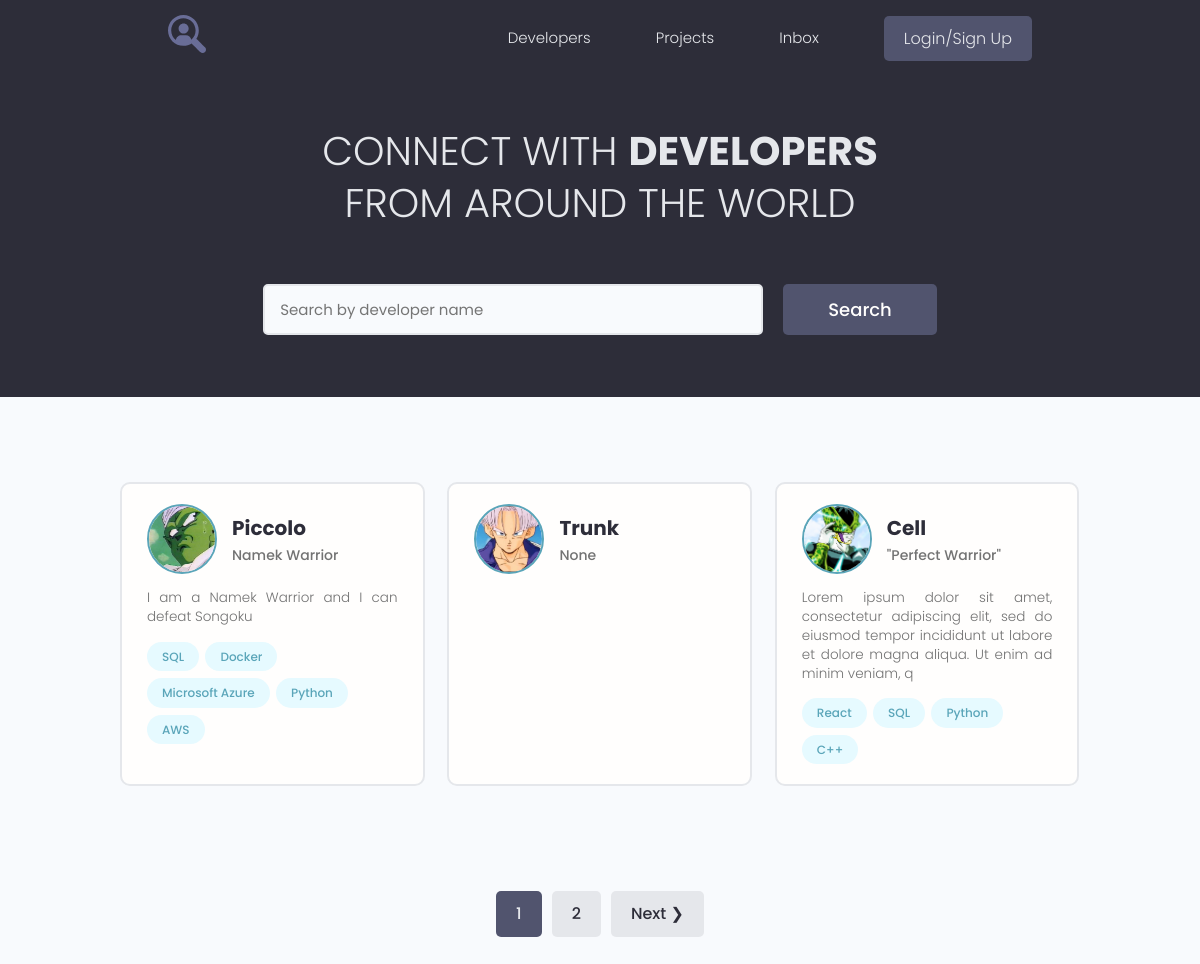
The page / on the database its author committed.
### users/models.py (models this page shows, shortened)
class Profile(models.Model):
    user = models.OneToOneField(
        User, on_delete=models.CASCADE, null=True, blank=True)
    name = models.CharField(max_length=200, blank=True, null=True)
    email = models.EmailField(max_length=500, blank=True, null=True)
    username = models.CharField(max_length=200, blank=True, null=True)
    location = models.CharField(max_length=200, blank=True, null=True)
    short_intro = models.CharField(max_length=200, blank=True, null=True)
    bio = models.TextField(blank=True, null=True)
    profile_image = models.ImageField(
        null=True, blank=True, upload_to='profiles/', default='profiles/default-avatar.jpg')
    social_github = models.CharField(max_length=200, blank=True, null=True)
    social_stackoverflow = models.CharField(max_length=200, blank=True, null=True)
    social_twitter = models.CharField(max_length=200, blank=True, null=True)
    social_linkedin = models.CharField(max_length=200, blank=True, null=True)
    social_youtube = models.CharField(max_length=200, blank=True, null=True)
    social_website = models.CharField(max_length=200, blank=True, null=True)
    created = models.DateTimeField(auto_now_add=True)
    id = models.UUIDField(default=uuid.uuid4, unique=True,
                          primary_key=True, editable=False)

class Skill(models.Model):
    owner = models.ForeignKey(
        Profile, on_delete=models.CASCADE, null=True, blank=True)
    name = models.CharField(max_length=200, blank=True, null=True)
    description = models.TextField(blank=True, null=True)
    created = models.DateTimeField(auto_now_add=True)
    id = models.UUIDField(default=uuid.uuid4, unique=True,
                          primary_key=True, editable=False)
    def __str__(self):
        return str(self.name)

### users/views.py (the view)
# urls.py: path('', views.profiles, name="profiles"),
def profiles(request):
    profiles, search_query = searchProjects(request)
    custom_range, profiles = paginateProfiles(request, profiles, 3)
    context = {'profiles': profiles,
               'search_query': search_query,
               'custom_range': custom_range}
    return render(request, 'users/profiles.html', context)

### users/utils.py (called while the page is built)
def paginateProfiles(request, profile_objects, results):
    page = request.GET.get('page')
    paginator = Paginator(profile_objects, results)
    try:
        profiles = paginator.page(page)
    except PageNotAnInteger:
        page = 1
        profiles = paginator.page(page)
    except EmptyPage:
        page = paginator.num_pages
        profiles = paginator.page(page)
    leftIndex = (int(page) - 1)
    if leftIndex < 1:
        leftIndex = 1
    rightIndex = (int(page) + 2)
    if rightIndex > paginator.num_pages:
        rightIndex = paginator.num_pages + 1
    custom_range = range(leftIndex, rightIndex)
    return custom_range, profiles

def searchProjects(request):
    search_query = ''
    if request.GET.get('search_query'):
        search_query = request.GET.get('search_query')
        print('SEARCH:', search_query)
    skills = Skill.objects.filter(name__icontains=search_query)
    profiles_obj = Profile.objects.distinct().filter(
        Q(name__icontains=search_query) |
        Q(short_intro__icontains=search_query) |
        Q(skill__in=skills)
    )
    return profiles_obj, search_query

### users/templates/users/profiles.html (shortened to what this page needs)
<!DOCTYPE html>
{% extends 'main.html' %}
{% load static %}
{% block content %}
  <main class="home">
    <section class="hero-section text-center">
      <div class="container container--narrow">
        <div class="hero-section__box">
          <h2>CONNECT WITH <span>DEVELOPERS</span></h2>
          <h2>FROM AROUND THE WORLD</h2>
        </div>
        <div class="hero-section__search">
          <form id="searchForm" class="form" action="{% url 'profiles' %}" method="get">
            <div class="form__field">
              <input class="input input--text" id="formInput#search" type="text" name="search_query"
                value="{{search_query}}" placeholder="Search by developer name" />
            </div>
            <input class="btn btn--sub btn--lg" type="submit" value="Search" />
          </form>
        </div>
      </div>
    </section>
    <section class="devlist">
      <div class="container">
        <div class="grid grid--three">
        {% for profile in profiles %}
          <div class="column card">
            <div class="dev">
              <a href="{% url 'user-profile' profile.id %}" class="card__body">
                <div class="dev__profile">
                  <img class="avatar avatar--md" src="{{ profile.profile_image.url }}" alt="image" />
                  <div class="dev__meta">
                    <h3>{{ profile.name }}</h3>
                    <h5>{{ profile.short_intro|slice:"60" }}</h5>
                  </div>
                </div>
                <p class="dev__info">
                  {{ profile.bio|slice:"150" }}
                </p>
                <div class="dev__skills">
                  {% for skill in profile.skill_set.all|slice:"5" %}
                  <span class="tag tag--pill tag--main">
                    <small>{{ skill }}</small>
                  </span>
                  {% endfor %}
                </div>
              </a>
            </div>
          </div>
        {% endfor %}
        </div>
      </div>
    </section>
  </main>
  {% include 'pagination.html' with queryset=profiles custom_range=custom_range %}
{% endblock content %}

### static/styles/app.css (style rules this page uses)
:root { --color-sub: #2d2d39; }
.btn--sub { background-color: var(--color-sub-light); }
.card { border: 2px solid var(--color-light); }
img { width: 100%; }
.hero-section { height: 40vh; display: flex; align-items: center; background-color: var(--color-sub); }
.hero-section__box { margin-bottom: 4rem; }
.hero-section__box > h2, .hero-section__box > h2 > span { font-size: 4rem; color: var(--color-light); line-height: 1.3; text-transform: uppercase; }
.hero-section__box > h2 { font-weight: 300; }
.hero-section__box > h2 > span { font-weight: 700; }
.hero-section__search > .form { display: flex; align-items: center; justify-content: center; gap: 2rem; }
.hero-section__search > .form input.input--text { width: 50rem; }
.devlist { margin-top: 8rem; }
.devlist .grid { align-items: stretch; }
.devlist .dev .dev__profile { display: flex; align-items: center; gap: 1.5rem; }
.devlist .dev .dev__meta h3 { color: var(--color-sub); font-size: 2rem; font-weight: 700; }
.devlist .dev .dev__meta h5 { color: var(--color-text); font-size: 1.4rem; font-weight: 500; }
.devlist .dev .dev__info { margin: 1.5rem 0; font-size: 1.35rem; line-height: 1.4; text-align: justify; }

### static/uikit/styles/modules/_variables.css (style rules this page uses)
:root { --color-main: #5aa5b9; --color-main-light: #e6faff; --color-sub: #3f4156; --color-sub-light: #51546e; --color-sub-lighter: #ededfd; --color-text: #737373; --color-gray: #8b8b8b; --color-light: #e5e7eb; --color-light-gray: #767676; --color-bg: #f8fafd; --color-white: #fffefd; --color-white-light: #f3f3f3; --color-success: #359e64; --color-success-bg: #def8e8; --color-error: #fc4b0b; --color-error-bg: #fff2ee; --font-base: 'Poppins', arial, helvetica, 'Segoe UI', roboto, ubuntu, sans-serif; --font-monospace: 'Fira Code', 'Courier New', courier, monospace; --font-regular: 300; --font-medium: 500; --font-bold: 700; --generic-shadow: 1px 1px 5px #00000010; --generic-transition: all 0.3s ease-in-out; }

### static/uikit/styles/modules/_base.css (style rules this page uses)
* { margin: 0; padding: 0; box-sizing: border-box; text-rendering: optimizeLegibility; color: inherit; font-size: inherit; }
html { font-size: 50%; }
@media only screen and (min-width: 480px) { html { font-size: 56.25%; } }
@media only screen and (min-width: 1200px) { html { font-size: 62.5%; } }
body { line-height: 1.6; font-weight: 400; font-size: 1.5rem; color: var(--color-text); background-color: var(--color-bg); min-height: 100vh; }

### static/uikit/styles/modules/_typography.css (style rules this page uses)
* { font-family: var(--font-base); }
h2 { font-size: 3.6rem; font-weight: var(--font-bold); }
h3 { font-size: 3.2rem; font-weight: var(--font-medium); }
h5 { font-size: 2.4rem; font-weight: var(--font-medium); }
h5, h6 { font-weight: var(--font-regular); }
p, span, strong { font-size: 1.6rem; color: var(--color-text); font-weight: var(--font-regular); }
a { padding-bottom: 2px; text-decoration: none; display: inline-block; color: var(--color-main); font-weight: var(--font-medium); }

### static/uikit/styles/modules/_utilities.css (style rules this page uses)
.container { width: 92%; max-width: 165rem; margin: 0 auto; box-sizing: border-box; }
.container--narrow { width: 92%; max-width: 120rem; }
@media screen and (min-width: 1000px) { .container { width: 90%; } }
@media screen and (min-width: 1000px) { .container--narrow { width: 85%; } }
@media screen and (min-width: 1200px) { .container { width: 80%; } }
@media screen and (min-width: 1200px) { .container--narrow { width: 72%; } }
.text-center { text-align: center; }

### static/uikit/styles/modules/_avatar.css (style rules this page uses)
.avatar { border-radius: 50%; border: 2px solid var(--color-main); object-fit: cover; }
.avatar--md { height: 7rem; width: 7rem; }

### static/uikit/styles/modules/_button.css (style rules this page uses)
.btn { display: inline-block; position: relative; cursor: pointer; background-color: var(--color-light); font-weight: var(--font-medium); color: var(--color-sub); text-decoration: none; padding: 1rem 2rem; border-radius: 0.5rem; border: none; width: -webkit-fit-content; width: -moz-fit-content; width: fit-content; height: -webkit-fit-content; height: -moz-fit-content; height: fit-content; font-size: 1.6rem; outline-width: 0; outline-color: transparent; -webkit-backface-visibility: hidden; backface-visibility: hidden; transition: all 0.3s ease-in-out; }
.btn--sub { background-color: var(--color-sub); color: var(--color-white); }
.btn--lg { font-size: 1.8rem; padding: 1.2rem 4.5rem; }

### static/uikit/styles/modules/_card.css (style rules this page uses)
.card { border-radius: 1rem; background-color: var(--color-white); border: 1.5px solid var(--color-light); width: auto; height: auto; margin-top: 0.5rem; margin-bottom: 0.5rem; overflow: hidden; }
.card__body, .card__header { padding: 2rem 2.5rem; }

### rows shown on the page
Profile: profile_image (picture), name "Piccolo", short_intro "Namek Warrior", bio "I am a Namek Warrior and I can defeat Songoku"
Skill: name "SQL"
Skill: name "Docker"
Skill: name "Microsoft Azure"
Skill: name "Python"
Skill: name "AWS"
Profile: profile_image (picture), name "Trunk", short_intro "None"
Profile: profile_image (picture), name "Cell", short_intro "\"Perfect Warrior\"", bio "Lorem ipsum dolor sit amet, consectetur adipiscing elit, sed do eiusmod tempor incididunt ut labore et dolore magna aliqua. Ut enim ad minim veniam, q"
Skill: name "React"
Skill: name "SQL"
Skill: name "Python"
Skill: name "C++"

### other values the page prints
{{ page }} "1"
{{ page }} "2"
